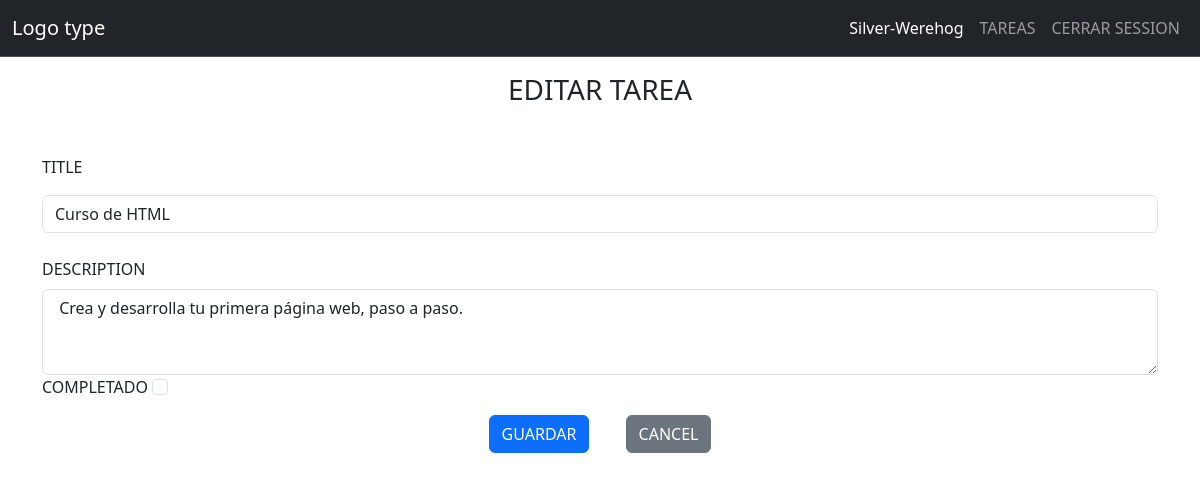
The app's page /todo/update/8 (signed in) with its own data.
### content/models.py (models this page shows, shortened)
class User(db.Model):
    id = db.Column(db.Integer, primary_key = True)
    username = db.Column(db.String(20), unique = True, nullable = False)
    password = db.Column(db.Text, nullable = False)

class Task(db.Model):
    id = db.Column(db.Integer, primary_key = True)
    created_by = db.Column(db.Integer, db.ForeignKey('user.id'), nullable = False)
    title = db.Column(db.String(100), nullable = False)
    description = db.Column(db.Text)
    state = db.Column(db.Boolean, default = False)

### content/todo.py (the view)
@frontPage.route('/update/<int:id>', methods=['GET', 'POST'])
@login_required
def update(id):
    tarea = get_tarea(id)
    if request.method == 'POST':
        tarea.title = request.form['title']
        tarea.desc = request.form['desc']
        tarea.state = True if request.form.get('state') == 'on' else False
        db.session.commit()
        return redirect(url_for('frontPage.lista'))
    return render_template('todo/update.html', tarea = tarea)

### content/auth.py (called while the page is built)
@authentication.before_app_request
def load_logged_in_user():
    user_name_id = session.get('user_id')
    if user_name_id is None:
        g.user_name = None
    else:
        g.user_name = User.query.get_or_404(user_name_id)

def login_required(view):
    @functools.wraps(view)
    def wrapped_view(**kwargs):
        if g.user_name is None:
            return redirect(url_for('authentication.logeo'))
        return view(**kwargs)
    return wrapped_view

### content/todo.py (called while the page is built)
def get_tarea(id):
    tarea = Task.query.get_or_404(id)
    return tarea

### content/templates/todo/update.html
{% extends 'base.html' %}
{% block content %}
  <section class="container-sm">
    <h3 class="text-center mt-3 mb-3">
      {% block title %} EDITAR TAREA {% endblock title %}
    </h3>
    <form class="" action="" method="post">
      <div class="form-group mt-5">
        <label for="title"> TITLE </label>
        <input class="form-control mt-3" type="text" id="title" name="title" required value="{{ tarea.title }}">
      </div>
      <div class="form-group mt-4">
        <label for="desc"> DESCRIPTION </label>
        <textarea class="form-control mt-2" type="text" id="desc" name="desc" rows="3"> {{tarea.description}} </textarea>
      </div>
      <div class="form-group">
        <label for="state"> COMPLETADO </label>
        <input class="form-check-input" type="checkbox" name="state" id="state" {% if tarea.state == true %} checked {% endif %}>
      </div>
      <div class="text-center mt-3">
        <input class="btn btn-primary btn-md mx-3" type="submit" value="GUARDAR">
        <a class="btn btn-secondary btn-md mx-3" href="{{url_for('frontPage.lista')}}"> CANCEL</a>
      </div>
    </form>
  </section>
{% endblock %}

### content/templates/base.html (shortened to what this page needs)
<!DOCTYPE html>
<html lang="en" dir="ltr">
  <head>
    <link href="https://cdn.jsdelivr.net/npm/bootstrap@5.3.2/dist/css/bootstrap.min.css" rel="stylesheet">
  </head>
  <body>
    <nav class="navbar navbar-expand-sm bg-dark border-bottom border-body" data-bs-theme="dark">
      <div class="container-fluid">
        <a class="navbar-brand" href="{{ url_for('index') }}">Logo type</a>
        <div class="collapse navbar-collapse justify-content-end" id="navbarNav">
          <ul class="navbar-nav">
            {% if g.user_name %}
              <li class="nav-item">
                <span class="nav-link active">{{ g.user_name.username }}</span>
              </li>
              <li class="nav-item">
                <a class="nav-link" href="{{url_for('frontPage.lista')}}"> TAREAS</a>
              </li>
              <li class="nav-item">
                <a class="nav-link" href="{{url_for('authentication.logout')}}">CERRAR SESSION</a>
              </li>
            {% endif %}
          </ul>
        </div>
      </div>
    </nav>
    {% block content %}{% endblock %}
  </body>
</html>

### records on screen
User: user_name.username "Silver-Werehog"
Task: title "Curso de HTML", desc "Crea y desarrolla tu primera página web, paso a paso."
